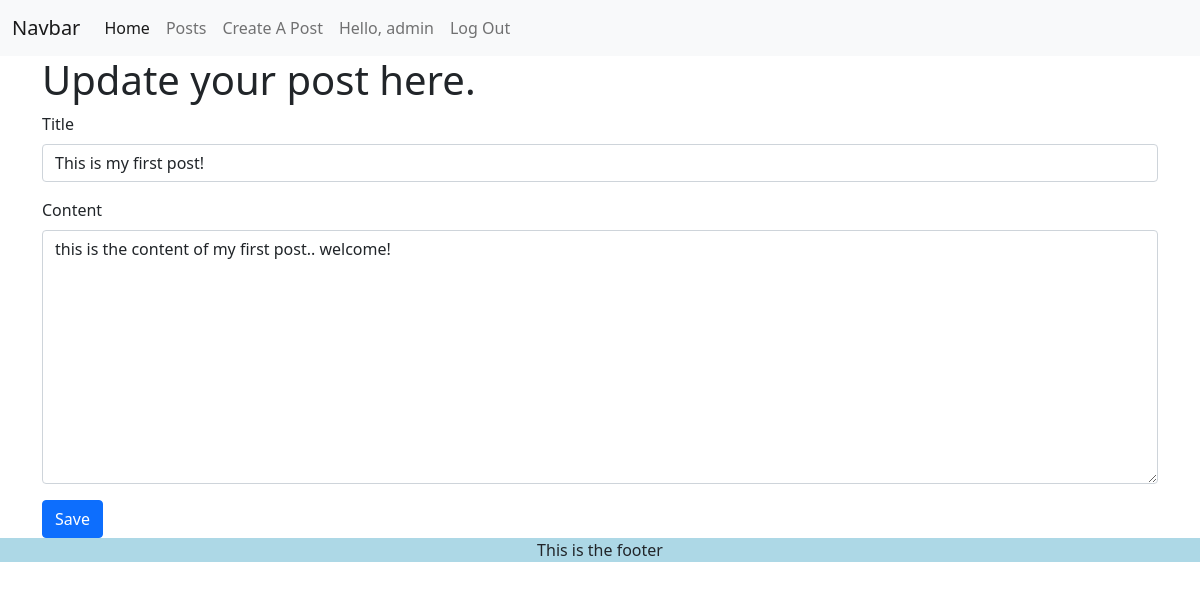
The page /posts/update/1 (signed in) on the database its author committed.
### blog/models.py (models this page shows, shortened)
class Post(models.Model):
    title = models.CharField(max_length=255)
    author = models.ForeignKey(User, on_delete=models.CASCADE)
    content = models.TextField()
    date_posted = models.DateTimeField(auto_now_add=True)

### blog/views.py (the view)
# urls.py: path('posts/update/<int:post_id>', views.updatePost, name='updatePost'),
@login_required
def updatePost(request, post_id):
    post = Post.objects.get(pk=post_id)
    if post.author != request.user:
        messages.warning(request, "You cannot update another user's post.")
        return redirect('individualPost', post_id = post_id)
    form = PostForm(instance=post)
    if request.method == "POST":
        form = PostForm(request.POST, instance=post)
        if form.is_valid():
            form.save()
        return redirect('individualPost', post_id = post_id)
    context = {"form": form, "post": post}
    return render(request, 'blog/updatepost.html', context)

### blog/forms.py
class PostForm(forms.ModelForm):
    class Meta:
        model = Post
        fields = ['title', 'author', 'content']

### blog/templates/blog/updatepost.html (shortened to what this page needs)
{% extends "blog/base.html" %}
{%  block content%}
<h1>Update your post here.</h1>
<form method="POST">
    <div class="mb-3">
        <label for="title" class="form-label">Title</label>
        <input type="text" class="form-control" id="title" placeholder="Enter a title" name="title" value="{{ post.title }}">
    </div>
    <div class="mb-3">
        <label for="content" class="form-label">Content</label>
        <textarea rows="10" class="form-control" id="content" placeholder="Write content here" name="content">{{ post.content }}</textarea>
    </div>
    <input class='btn btn-primary' type="submit" value="Save">
</form>
{% endblock content %}

### blog/templates/blog/nav.html (shortened to what this page needs)
<nav class="navbar navbar-expand-lg navbar-light bg-light">
    <div class="container-fluid">
        <a class="navbar-brand" href="#">Navbar</a>
        <div class="collapse navbar-collapse" id="navbarNav">
            <ul class="navbar-nav">
                <li class="nav-item">
                    <a class="nav-link active" aria-current="page" href="{% url 'index' %}">Home</a>
                </li>
                <li class="nav-item">
                    <a class="nav-link" href="{% url 'posts' %}">Posts</a>
                </li>
                {% if request.user.is_authenticated %}
                    <li class="nav-item">
                        <a class="nav-link" href="{% url 'createPost' %}">Create A Post</a>
                    </li>
                    <span class="nav-link">
                        Hello, {{ request.user }}
                    </span>
                    <li class="nav-item">
                        <a class="nav-link" href="{% url 'logMeOut' %}">Log Out</a>
                    </li>
                {% endif %}
            </ul>
        </div>
    </div>
</nav>

### rows shown on the page
Post: title "This is my first post!", content "this is the content of my first post.. welcome!"

### other values the page prints
{{ request.user }} "admin"
